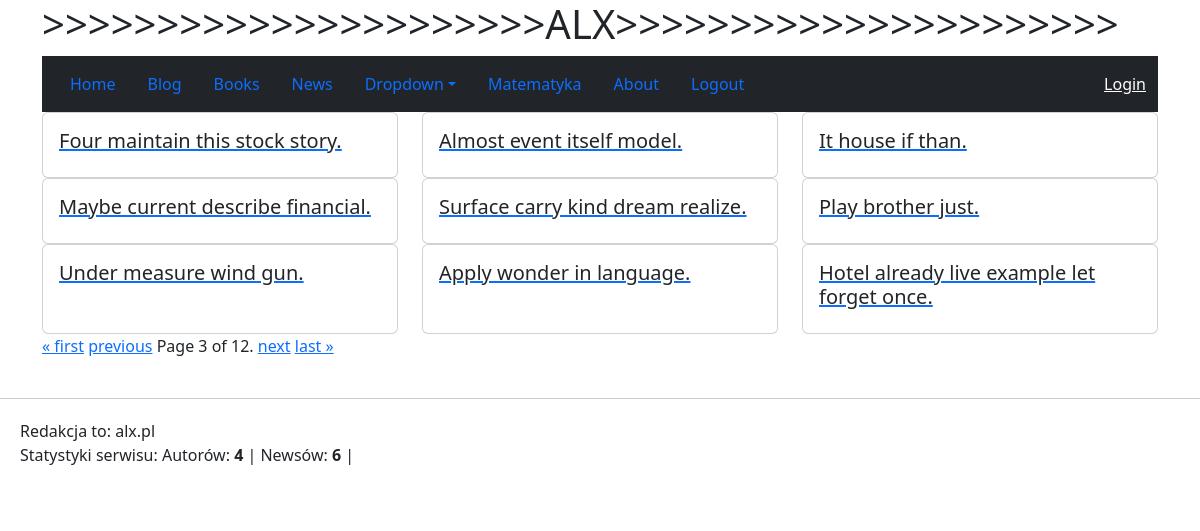
Page /blog/?page=3 on the committed database.
### blog/models.py (models this page shows, shortened)
class Post(models.Model):
    title = models.CharField(max_length=200)
    content = models.TextField()

### blog/views.py (the view)
# urls.py: path("", views.PostListView.as_view(), name="list"),
class PostListView(ListView):
    model = Post
    template_name = "blog/list.html"
    paginate_by = 9
    def get_queryset(self):
        return Post.objects.order_by("-id")
    def get_context_data(self, **kwargs):
        context = super().get_context_data(**kwargs)
        logger.info(
            f"Pobieram stronę: {self.request.GET.get('page')} "
            f"z {context['paginator'].num_pages}"
        )
        return context

### blog/contextprocessors.py (called while the page is built)
def posts_count(request):
    return {'posts_count': blog.count_posts()}

### blog/services.py (called while the page is built)
    def count_posts(self):
        return self._posts.count()

### news/context_processors.py (called while the page is built)
def my_context(request):
    return {
        "redakcja": "alx.pl"
    }

def global_metrics(request):
    return {
        "ilosc_autorow": Author.objects.count(),
        "ilosc_newsow": News.objects.count(),
    }

### blog/templates/blog/list.html (shortened to what this page needs)
{% extends "base.html" %}
{% block content %}
<div class="row">
    {% for post in page_obj %}
    <div class="col-md-4">
        <a href="{% url 'blog:details' post.id %}">
            <div class="card h-100">
                <div class="card-body">
                    <h5 class="card-title">{{ post.title }}</h5>
                </div>
            </div>
        </a>
    </div>
    {% endfor %}
</div>
<div class="pagination">
    <span class="step-links">
        {% if page_obj.has_previous %}
            <a href="?page=1">&laquo; first</a>
            <a href="?page={{ page_obj.previous_page_number }}">previous</a>
        {% endif %}
        <span class="current">
            Page {{ page_obj.number }} of {{ page_obj.paginator.num_pages }}.
        </span>
        {% if page_obj.has_next %}
            <a href="?page={{ page_obj.next_page_number }}">next</a>
            <a href="?page={{ page_obj.paginator.num_pages }}">last &raquo;</a>
        {% endif %}
    </span>
</div>
{% endblock %}

### rows in the picture
Post: title "Four maintain this stock story."
Post: title "Almost event itself model."
Post: title "It house if than."
Post: title "Maybe current describe financial."
Post: title "Surface carry kind dream realize."
Post: title "Play brother just."
Post: title "Under measure wind gun."
Post: title "Apply wonder in language."
Post: title "Hotel already live example let forget once."

### other values in the picture
{{ page_obj.number }} "3"
{{ page_obj.paginator.num_pages }} "12"
{{ redakcja }} "alx.pl"
{{ ilosc_autorow }} "4"
{{ ilosc_newsow }} "6"
